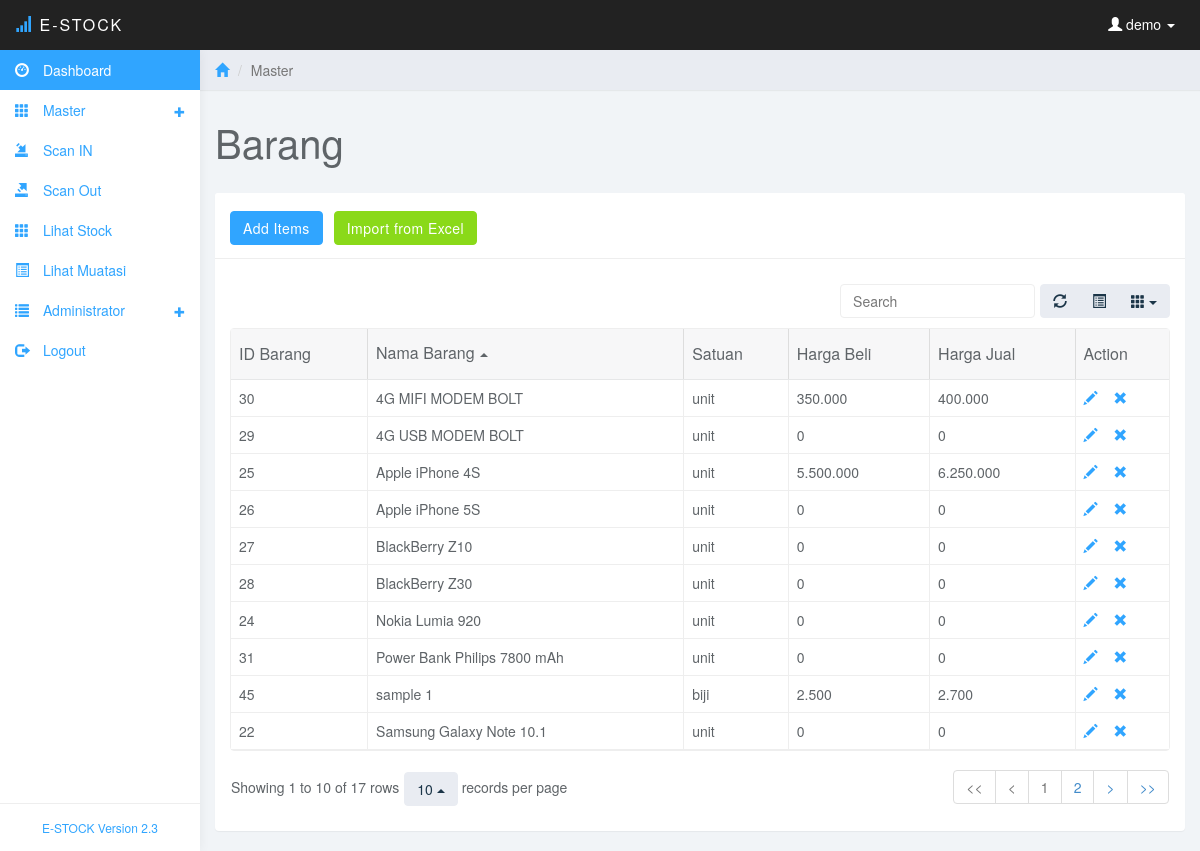
/barang.php (signed in), run on the app's committed database.
### tables this page shows
CREATE TABLE IF NOT EXISTS `barang` (
  `id_barang` int(11) NOT NULL AUTO_INCREMENT,
  `nama_barang` varchar(50) NOT NULL,
  `satuan` varchar(10) NOT NULL,
  `harga_beli` int(11) NOT NULL,
  `harga_jual` int(11) NOT NULL,
  PRIMARY KEY (`id_barang`)
);

### barang.php (the view, shortened to what this page needs)
<?php
include ("koneksi/koneksi.php");
$pengguna=$_SESSION['username'];
?>
<!DOCTYPE html>
<html>
<head>
<link href="css/bootstrap.min.css" rel="stylesheet">
<link href="css/datepicker3.css" rel="stylesheet">
<link href="css/bootstrap-table.css" rel="stylesheet">
<link href="css/styles.css" rel="stylesheet">
</head>
<body>
	<nav class="navbar navbar-inverse navbar-fixed-top" role="navigation">
		<div class="container-fluid">
			<div class="navbar-header">
				<a class="navbar-brand" href="#"><span class="glyphicon glyphicon-signal"></span> E-Stock<span></span></a>
				<ul class="user-menu">
					<li class="dropdown pull-right">
						<a href="#" class="dropdown-toggle" data-toggle="dropdown"><span class="glyphicon glyphicon-user"></span>
						<?php
						echo " $pengguna";
						?>
						<span class="caret"></span></a>
					</li>
				</ul>
			</div>
		</div>
	</nav>
	<?php
	include("menu.php");
	?>
	<div class="col-sm-9 col-sm-offset-3 col-lg-10 col-lg-offset-2 main">
		<div class="row">
			<ol class="breadcrumb">
				<li><a href="#"><span class="glyphicon glyphicon-home"></span></a></li>
				<li class="active">Master</li>
			</ol>
		</div>
		<div class="row">
			<div class="col-lg-12">
				<h1 class="page-header">Barang</h1>
			</div>
		</div>
		<div class="row">
			<div class="col-lg-12">
				<div class="panel panel-default">
					<div class="panel-heading"><a href="add-barang.php" class="btn btn-primary btn-md">Add Items</a>
					<?php
						if(($_SESSION['level']=='administrator') or ($_SESSION['level']=='gudang-pusat'))
						{
						echo '&nbsp;<a href="import-barang.php" class="btn btn-success btn-md">Import from Excel</a>';
						}
					?>
					</div>
					<div class="panel-body">
						<table data-toggle="table" data-url="tables/data1.json"  data-show-refresh="true" data-show-toggle="true" data-show-columns="true" data-search="true" data-select-item-name="toolbar1" data-pagination="true" data-sort-name="name" data-sort-order="asc">
						    <thead>
						    <tr>
						        <th data-field="id" data-sortable="true">ID Barang</th>
								<th data-field="name"  data-sortable="true">Nama Barang</th>
								<th data-field="seater"  data-sortable="true">Satuan</th>
								<?php
									if(($_SESSION['level']=='administrator') or ($_SESSION['level']=='gudang-pusat'))
									{
									echo '<th data-field="hbeli"  data-sortable="true">Harga Beli</th>';
									}
								?>
								<th data-field="hjual"  data-sortable="true">Harga Jual</th>
								<th data-field="action" data-sortable="true">Action</th>
						    </tr>
							</thead>
							<tbody>
							<?php
							$sqlbarang="select * from barang order by nama_barang asc";
							$querybarang=mysqli_query($con,$sqlbarang);
							while ($databarang=mysqli_fetch_array($querybarang))
							{
							echo '
							<tr>
						        <!--
								<td data-field="state" data-checkbox="true" >'.$databarang['id_barang'].'</td> -->
						        <td data-field="id" data-sortable="true">'.$databarang['id_barang'].'</td>
								<td data-field="name"  data-sortable="true">'.$databarang['nama_barang'].'</td>
								<td data-field="seater"  data-sortable="true">'.$databarang['satuan'].'</td>';
								if(($_SESSION['level']=='administrator') or ($_SESSION['level']=='gudang-pusat'))
								{
									echo '<td data-field="hbeli"  data-sortable="true">'.number_format($databarang['harga_beli'],0,",",".").'</td>';
								}
								echo'
								<td data-field="hjual"  data-sortable="true">'.number_format($databarang['harga_jual'],0,",",".").'</td>
								<td data-field="action" data-sortable="true">';
								if (($_SESSION['level']=="administrator") or ($_SESSION['level']=="gudang-pusat"))
								{
								echo'
								<a href="edit-barang.php?id='.$databarang['id_barang'].'"><span class="glyphicon glyphicon-pencil" title="Edit"></a> &nbsp;&nbsp;
								<a href="save-barang.php?id='.$databarang['id_barang'].'&mode=delete" onclick="return confirm(\'Anda Yakin Menghapus Data Ini?\')"><span class="glyphicon glyphicon-remove" title="Delete"></span></a>
								';
								}
								echo'
								</td>
						    </tr>';
							}
							?>
						    </tbody>
						</table>
					</div>
				</div>
			</div>
		</div>
	</div>
</body>
</html>

### menu.php (shortened to what this page needs)
<div id="sidebar-collapse" class="col-sm-3 col-lg-2 sidebar">
		<ul class="nav menu">
			<li class="active"><a href="index.php"><span class="glyphicon glyphicon-dashboard"></span> Dashboard</a></li>
			<?php
			if($_SESSION['level']=='administrator')
			{
			echo'
			<li class="parent ">
				<a href="#">
					<span data-toggle="collapse" href="#sub-item-1" class="glyphicon glyphicon-th"></span> Master <span data-toggle="collapse" href="#sub-item-1" class="icon pull-right"><em class="glyphicon glyphicon-s glyphicon-plus"></em></span>
				</a>
				<ul class="children collapse" id="sub-item-1">
					<li>
						<a class="" href="barang.php">
							<span class="glyphicon glyphicon-tasks"></span> Barang
						</a>
					</li>
					<li>
						<a class="" href="satuan.php">
							<span class="glyphicon glyphicon glyphicon-tags"></span> Satuan
						</a>
					</li>
				</ul>
			</li>';
			}
			if(($_SESSION['level']=='administrator') or (substr($_SESSION['level'],0,6)=='gudang'))
			{
			echo'
			<li><a href="transaksi1.php"><span class="glyphicon glyphicon-import"></span> Scan IN</a></li>
			<li><a href="transaksi2.php"><span class="glyphicon glyphicon-export"></span> Scan Out</a></li>
			<li><a href="laporan1.php"><span class="glyphicon glyphicon-th"></span> Lihat Stock</a></li>
			<li><a href="history1.php"><span class="glyphicon glyphicon-list-alt"></span> Lihat Muatasi</a></li>
<!--
			<li class="parent ">
				<a href="#">
					<span data-toggle="collapse" href="#sub-item-2" class="glyphicon glyphicon-transfer"></span> Transaksi <span data-toggle="collapse" href="#sub-item-2" class="icon pull-right"><em class="glyphicon glyphicon-s glyphicon-plus"></em></span>
				</a>
				<ul class="children collapse" id="sub-item-2">
					<li>
						<a class="" href="request.php">
							<span class="glyphicon glyphicon-edit"></span> Form Request
						</a>
					</li>
					<li>
						<a class="" href="transaksi1.php">
							<span class="glyphicon glyphicon-arrow-right"></span> Barang Masuk
						</a>
					</li>
					<li>
						<a class="" href="transaksi2.php">
							<span class="glyphicon glyphicon glyphicon-arrow-left"></span> Barang Keluar
						</a>
					</li>
				</ul>
			</li>
			hidden -->
			';
			}
			?>
			<?php
			if($_SESSION['level']=='administrator')
			{
			echo'
			<li class="parent ">
				<a href="#">
					<span data-toggle="collapse" href="#sub-item-4"  class="glyphicon glyphicon-list"> </span> Administrator <span data-toggle="collapse" href="#sub-item-4" class="icon pull-right"><em class="glyphicon glyphicon-s glyphicon-plus"></em></span>
				</a>
				<ul class="children collapse" id="sub-item-4">
					<li>
						<a class="" href="users.php">
							<span class="glyphicon glyphicon-user"></span> Users
						</a>
					</li>
					<li>
						<a class="" href="gudang.php">
							<span class="glyphicon glyphicon-home"></span> Gudang
						</a>
					</li>
					<li>
						<a class="" href="backup.php">
							<span class="glyphicon glyphicon-cloud-download"></span> Backup
						</a>
					</li>
					<li>
						<a class="" href="restore.php">
							<span class="glyphicon glyphicon-cloud-upload"></span> Restore
						</a>
					</li>
				</ul>
			</li>';
			}
			?>
			<li><a href="login/aksilogout.php"><span class="glyphicon glyphicon-log-out"></span> Logout</a></li>
		</ul>
		<div class="attribution"><a href="http://www.mobistastudio.com">E-STOCK Version 2.3</a></div>
</div>

### css/styles.css (style rules this page uses)
body { background: #f1f4f7; padding-top: 50px; color: #5f6468; }
a, a:hover, a:focus { color: #30a5ff; }
h1, h2, h3, h4, h5, h6 { color: #5f6468; }
h1 { font-weight: 300; font-size: 40px; }
.glyphicon-s { font-size: 0.75em; }
.navbar-header .navbar-brand { color: #fff; font-size: 16px; text-transform: uppercase; font-weight: 500; letter-spacing: 2px; }
.navbar-header .navbar-brand span { color: #30a5ff; }
.btn-primary, .btn-primary:hover, .btn-primary:focus, .btn-primary:active, .btn-primary.active, .open > .dropdown-toggle.btn-primary, .btn-primary.disabled, .btn-primary[disabled], fieldset[disabled] .btn-primary, .btn-primary.disabled:hover, .btn-primary[disabled]:hover, fieldset[disabled] .btn-primary:hover, .btn-primary.disabled:focus, .btn-primary[disabled]:focus, fieldset[disabled] .btn-primary:focus, .btn-primary.disabled:active, .btn-primary[disabled]:active, fieldset[disabled] .btn-primary:active, .btn-primary.disabled.active, .btn-primary[disabled].active, fieldset[disabled] .btn-primary.active { background-color: #30a5ff; border-color: #30a5ff; }
.btn-success, .btn-success:hover, .btn-success:focus, .btn-success:active, .btn-success.active, .open > .dropdown-toggle.btn-success, .btn-success.disabled, .btn-success[disabled], fieldset[disabled] .btn-success, .btn-success.disabled:hover, .btn-success[disabled]:hover, fieldset[disabled] .btn-success:hover, .btn-success.disabled:focus, .btn-success[disabled]:focus, fieldset[disabled] .btn-success:focus, .btn-success.disabled:active, .btn-success[disabled]:active, fieldset[disabled] .btn-success:active, .btn-success.disabled.active, .btn-success[disabled].active, fieldset[disabled] .btn-success.active { background-color: #8ad919; border-color: #8ad919; }
.panel { border: 0; }
.panel-heading { font-size: 18px; font-weight: 300; letter-spacing: 0.025em; height: 66px; line-height: 45px; }
.panel-default .panel-heading { background: #fff; border-bottom: 1px solid #eee; color: #5f6468; }
.navbar { border: 0; }
.user-menu { display: inline-block; margin-top: 14px; margin-right: 10px; float: right; list-style: none; padding: 0; }
.user-menu a { color: #fff; }
.sidebar { display: block; background-color: #fff; padding: 0; display: none; }
@media (min-width: 768px) { .sidebar { display: block; position: fixed; top: 50px; bottom: 0; left: 0; z-index: 1000; display: block; margin: 0; padding: 0; overflow-x: hidden; overflow-y: auto; background-color: #fff; box-shadow: 1px 0px 10px rgba(0, 0, 0, .05); } }
@media (min-width: 768px) { .navbar-header { width: 100%; } }
.sidebar ul.nav .active a, .sidebar ul.nav li.parent a.active, .sidebar ul.nav .active > a:hover, .sidebar ul.nav li.parent a.active:hover, .sidebar ul.nav .active > a:focus, .sidebar ul.nav li.parent a.active:focus { color: #fff; background-color: #30a5ff; }
.sidebar span.glyphicon { margin-right: 10px; }
.sidebar .attribution { position: absolute; bottom: 0px; width: 100%; padding: 15px; text-align: center; border-top: 1px solid #eee; font-size: 12px; }
.breadcrumb { border-radius: 0; padding: 10px 15px; background: #e9ecf2; box-shadow: 0 1px 1px rgba(0, 0, 0, .05); margin: 0 ; }
h1.page-header { margin-top: 30px; border-bottom: 0; }
.table { background: #fff; }

### data on the page
barang: id_barang "30", nama_barang "4G MIFI MODEM BOLT", satuan "unit", harga_beli "350.000", harga_jual "400.000"
barang: id_barang "29", nama_barang "4G USB MODEM BOLT", satuan "unit", harga_beli "0", harga_jual "0"
barang: id_barang "25", nama_barang "Apple iPhone 4S", satuan "unit", harga_beli "5.500.000", harga_jual "6.250.000"
barang: id_barang "26", nama_barang "Apple iPhone 5S", satuan "unit", harga_beli "0", harga_jual "0"
barang: id_barang "27", nama_barang "BlackBerry Z10", satuan "unit", harga_beli "0", harga_jual "0"
barang: id_barang "28", nama_barang "BlackBerry Z30", satuan "unit", harga_beli "0", harga_jual "0"
barang: id_barang "24", nama_barang "Nokia Lumia 920", satuan "unit", harga_beli "0", harga_jual "0"
barang: id_barang "31", nama_barang "Power Bank Philips 7800 mAh", satuan "unit", harga_beli "0", harga_jual "0"
barang: id_barang "45", nama_barang "sample 1", satuan "biji", harga_beli "2.500", harga_jual "2.700"
barang: id_barang "22", nama_barang "Samsung Galaxy Note 10.1", satuan "unit", harga_beli "0", harga_jual "0"

### other printed values
$pengguna "demo"
